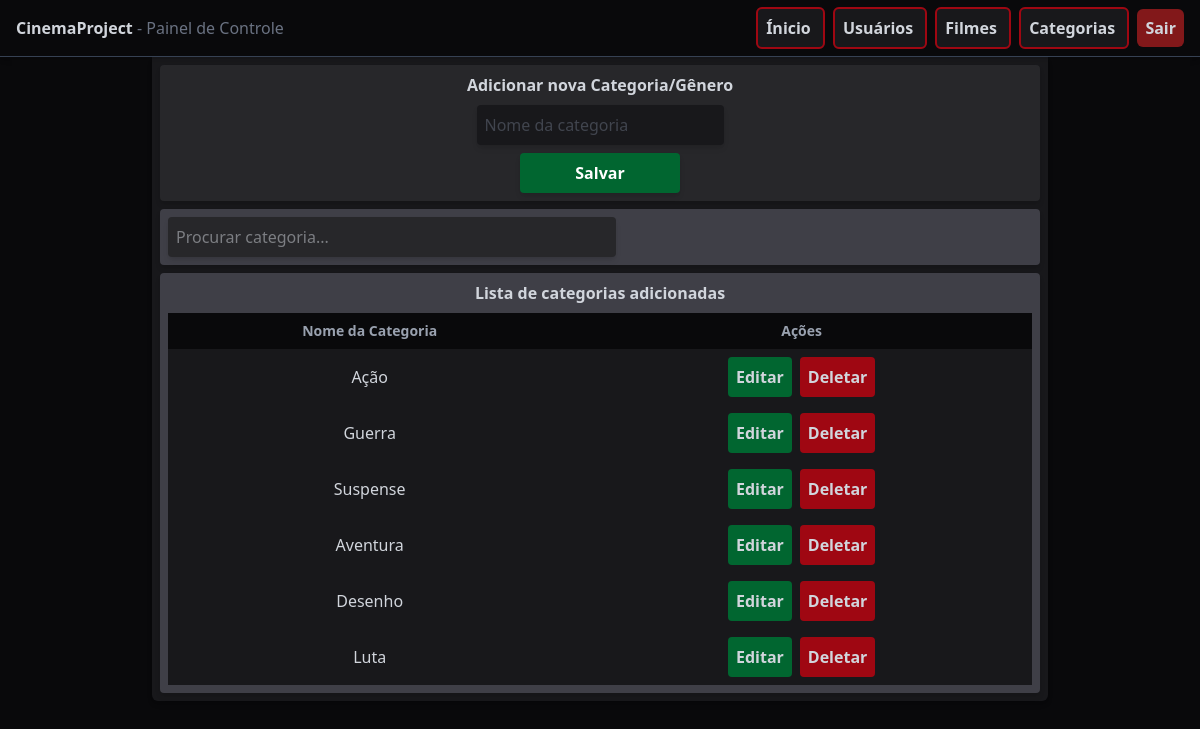
/categories/ (signed in), run on an earlier commit of the app's database.
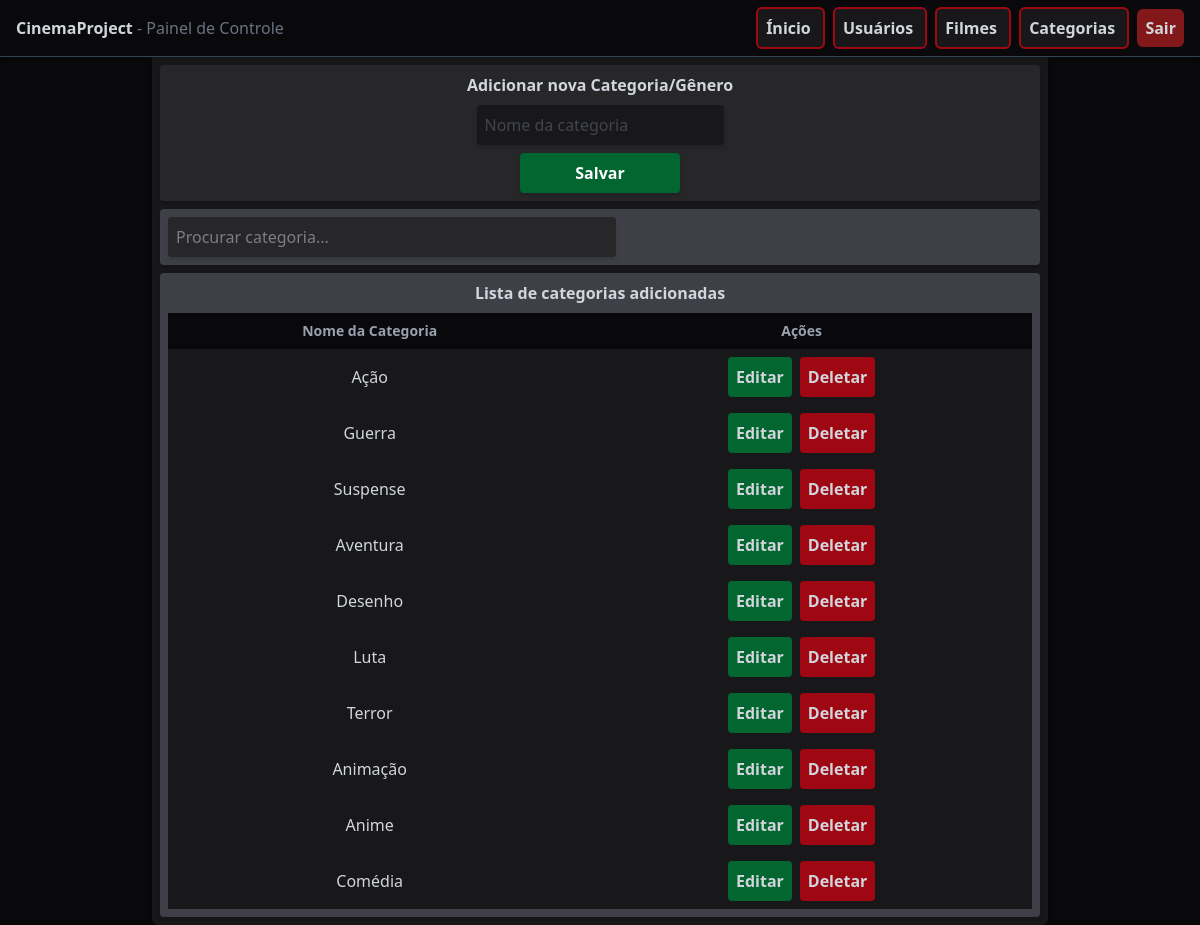
And on a later commit of the database.
### api/models.py (models this page shows, shortened)
class Category(models.Model):
    name = models.CharField(max_length=100)

### control/views.py (the view, shortened to what this page needs)
# urls.py: path('categories/', views.categories, name='categories'),
@login_required(login_url = 'user-login')
def categories(request):
    form = AddCategoryForm()
    categories = Category.objects.all()
    context = {
        'form': form,
        'categories': categories
    }
    return render(request, 'category/categories.html', context)

### control/forms.py
class AddCategoryForm(forms.ModelForm):
    class Meta:
        model = Category
        fields = ['name']
        widgets = {
            'name': forms.TextInput(attrs={
                'class': "bg-zinc-900 outline-none p-2 rounded-sm shadow-md",
                'placeholder': "Nome da categoria"
            })
        }

### control/templates/category/categories.html (shortened to what this page needs)
{% extends 'base.html' %}
{% block content %}
<div class="w-4xl bg-zinc-900 mx-auto p-2 rounded-b-md space-y-2 shadow-md">
    <div class="bg-zinc-800 flex flex-col gap-2 text-center items-center rounded-sm p-2 shadow-md">
        <h1 class="font-semibold">Adicionar nova Categoria/Gênero</h1>
        <form method="POST" class="flex flex-col gap-2 text-gray-500">
            {{ form.name }}
            <button name="form_type" value="add_form" type="submit" class="w-40 mx-auto bg-green-800 hover:bg-green-600 p-2 rounded-sm text-white font-semibold cursor-pointer transition shadow-md">
                Salvar
            </button>
        </form>
    </div>
    <div class="bg-zinc-700 flex flex-col gap-2 text-center rounded-sm p-2 shadow-md">
        <input id="search-files" type="search" placeholder="Procurar categoria..." class="w-full max-w-md bg-zinc-800 rounded-sm p-2 shadow-md">
    </div>
    <div class="bg-zinc-700 flex flex-col gap-2 text-center items-center rounded-sm p-2 shadow-md">
        <h1 class="font-semibold">Lista de categorias adicionadas</h1>
        <table class="w-full text-center">
            <thead>
                <tr class="bg-zinc-950 font-semibold text-sm text-gray-400">
                    <th class="p-1">Nome da Categoria</th>
                    <th class="p-2">Ações</th>
                </tr>
            </thead>
            <tbody>
                {% for category in categories %}
                <tr class="bg-zinc-900 hover:bg-zinc-800 transition cursor-pointer">
                    <td class="p-2">{{ category.name }}</td>
                    <td class="p-2 flex flex-row justify-center items-center gap-2">
                        <a href="{% url 'category-edit' category.id %}" class="bg-green-800 hover:bg-green-600 p-2 rounded-sm cursor-pointer transition font-semibold">
                            Editar
                        </a>
                        <form method="POST">
                            <button name="form_type" value="delete_form" class="bg-red-800 hover:bg-red-600 p-2 rounded-sm cursor-pointer transition font-semibold">
                                Deletar
                            </button>
                        </form>
                    </td>
                </tr>
                {% endfor %}
            </tbody>
        </table>
    </div>
</div>
{% endblock %}

What changed in the data, as far as the page shows it:
added Category: name "Terror"
added Category: name "Animação"
added Category: name "Anime"
added Category: name "Comédia"
